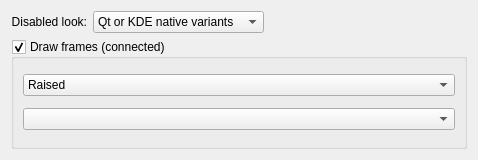
            <widget class="QWidget" name="page_6">
             <property name="geometry">
              <rect>
               <x>0</x>
               <y>0</y>
               <width>478</width>
               <height>160</height>
              </rect>
             </property>
             <attribute name="label">
              <string>Toolbuttons</string>
             </attribute>
             <layout class="QGridLayout" name="gridLayout_28">
              <item row="0" column="0">
               <widget class="QLabel" name="label_24">
                <property name="text">
                 <string>Disabled look:</string>
                </property>
                <property name="alignment">
                 <set>Qt::AlignRight|Qt::AlignTrailing|Qt::AlignVCenter</set>
                </property>
               </widget>
              </item>
              <item row="0" column="1">
               <widget class="QComboBox" name="disabledToolbuttonStyle">
                <item>
                 <property name="text">
                  <string>Qt or KDE native variants</string>
                 </property>
                </item>
                <item>
                 <property name="text">
                  <string>Desaturated (Qt standard)</string>
                 </property>
                </item>
                <item>
                 <property name="text">
                  <string>Blurred</string>
                 </property>
                </item>
               </widget>
              </item>
              <item row="0" column="2">
               <spacer name="horizontalSpacer_7">
                <property name="orientation">
                 <enum>Qt::Horizontal</enum>
                </property>
                <property name="sizeHint" stdset="0">
                 <size>
                  <width>40</width>
                  <height>20</height>
                 </size>
                </property>
               </spacer>
              </item>
              <item row="1" column="0" colspan="3">
               <widget class="QGroupBox" name="connectedToolbuttons">
                <property name="title">
                 <string>Draw frames (connected)</string>
                </property>
                <property name="flat">
                 <bool>true</bool>
                </property>
                <property name="checkable">
                 <bool>true</bool>
                </property>
                <property name="checked">
                 <bool>true</bool>
                </property>
                <layout class="QGridLayout" name="gridLayout_4">
                 <item row="0" column="0">
                  <widget class="QComboBox" name="toolbuttonLayer">
                   <property name="enabled">
                    <bool>true</bool>
                   </property>
                   <item>
                    <property name="text">
                     <string>Raised</string>
                    </property>
                   </item>
                   <item>
                    <property name="text">
                     <string>Sunken</string>
                    </property>
                   </item>
                  </widget>
                 </item>
                 <item row="1" column="0">
                  <widget class="QComboBox" name="toolbuttonGradient">
                   <property name="enabled">
                    <bool>true</bool>
                   </property>
                  </widget>
                 </item>
                </layout>
               </widget>
              </item>
             </layout>
            </widget>
